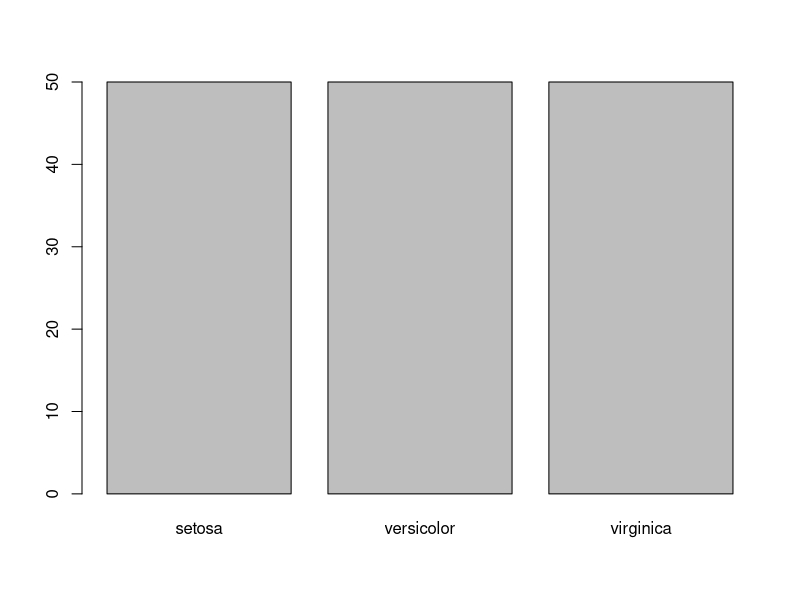
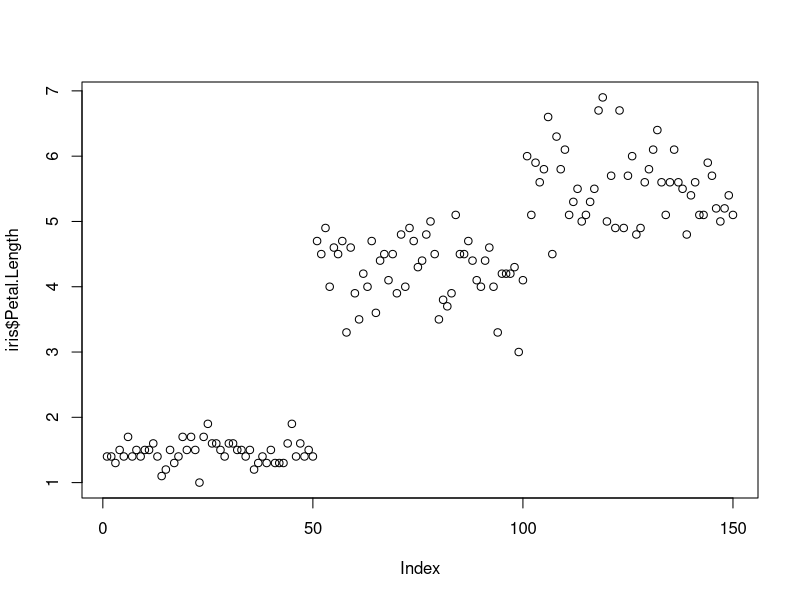
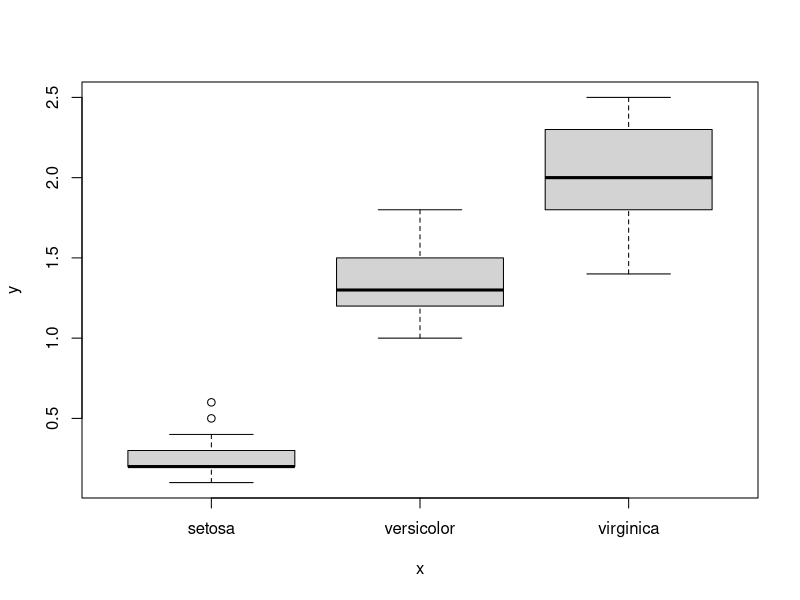
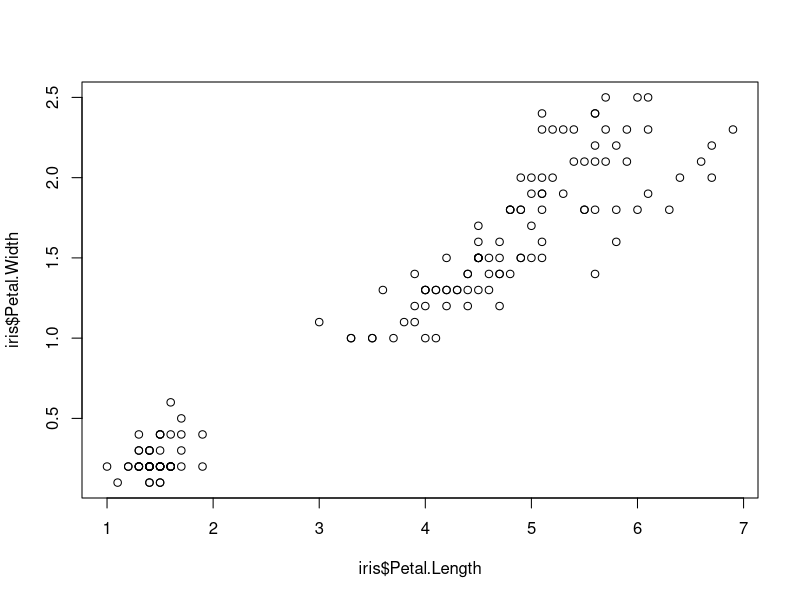
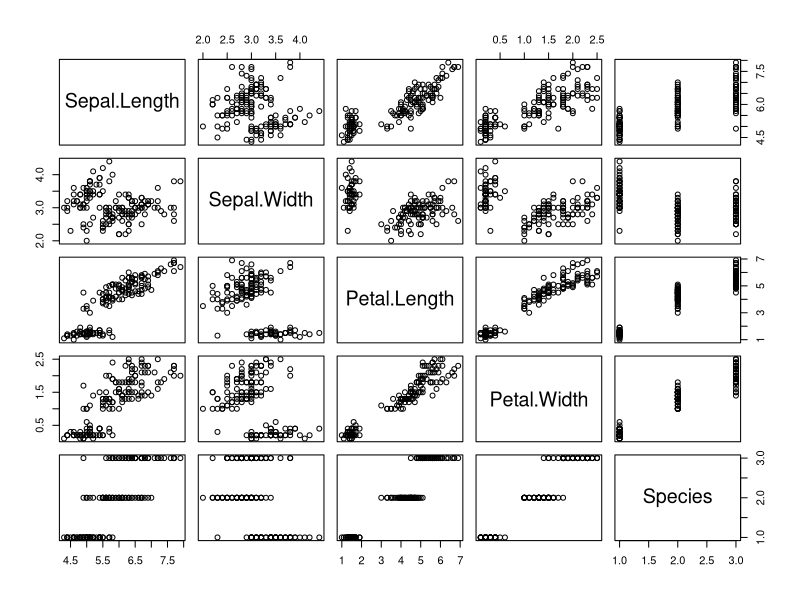
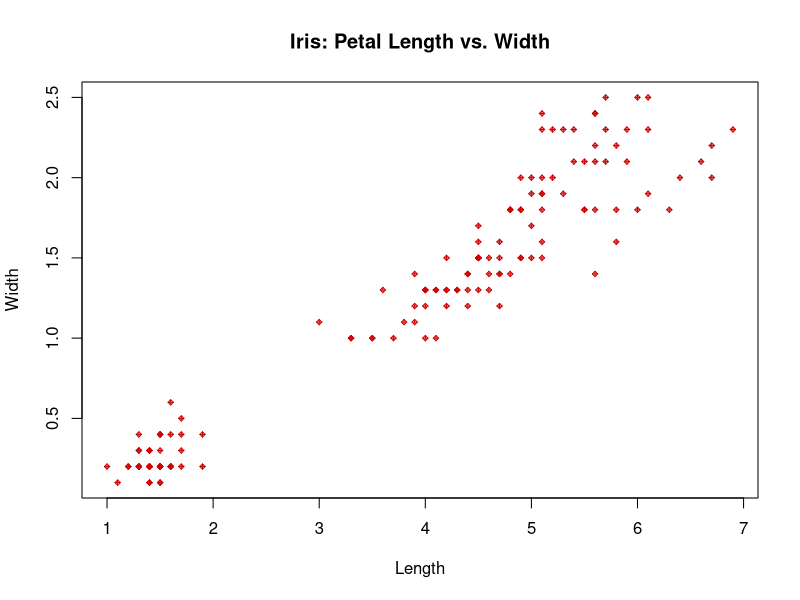
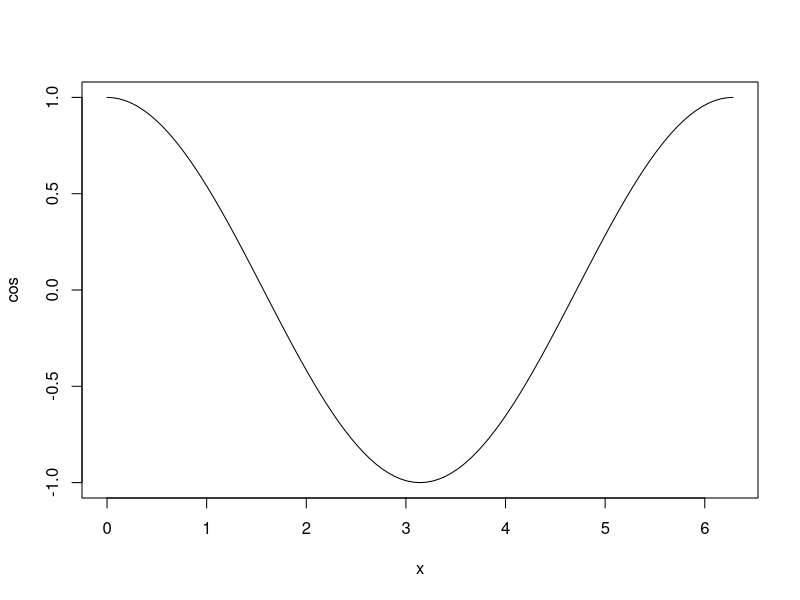
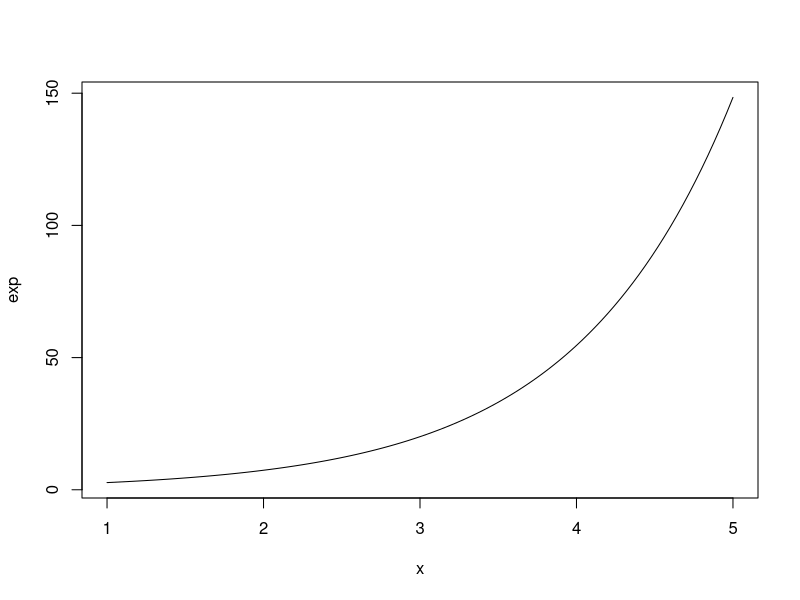

Source code (R) for these figures, in order:
# File:   Plot.R; Course: R: An Introduction (with RStudio)

# LOAD DATASETS PACKAGES ###################################
library(datasets)  # Load/unload base packages manually

# LOAD DATA ################################################
str(iris)

# PLOT DATA WITH PLOT() ####################################
?plot  # Help for plot()

plot(iris$Species)                        # Categorical variable
plot(iris$Petal.Length)                   # Quantitative variable
plot(iris$Species, iris$Petal.Width)      # Cat x quant
plot(iris$Petal.Length, iris$Petal.Width) # Quant pair
plot(iris)  # Entire data frame
# Plot with options
plot(iris$Petal.Length, iris$Petal.Width, col = "#cc0000", cex = 0.5, pch = 9, main = "Iris: Petal Length vs. Width", xlab = "Length", ylab = "Width")

# PLOT FORMULAS WITH PLOT() ################################
plot(cos, 0, 2*pi)
plot(exp, 1, 5)
plot(dnorm, -3, +3)
# Formula plot with options
plot(dnorm, -3, +6, col = "#cc0000", lwd = 5, main = "Std Norm Dist", xlab = "z-scores", ylab = "Density")

# CLEAN UP #################################################
# Clear packages
detach("package:datasets", unload = TRUE)
# Clear plots
dev.off()  # But only if there IS a plot
# Clear console
cat("\014")  # ctrl+L
# Clear mind :)